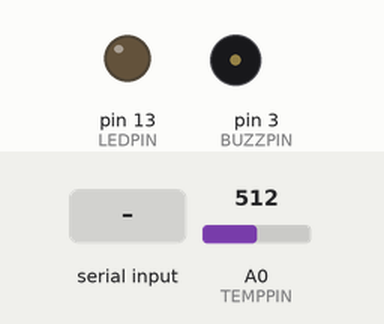
Simulated run of this sketch. Board: Arduino Uno, built with avr-gcc and run on an emulated ATmega328P. On the bench: output pins drawn as LEDs (lit = HIGH), buzzer (waves = sounding, pin HIGH). Inputs (shaded band) come from the test bench; at power-on: A0 (TEMPPIN) = 512. The board resets itself during the run and starts again; what the sketch prints to the serial monitor is not drawn.

Above: at 1.2 s.
1.3 s: byte 3 (3) received over Serial
At 2.4 s:
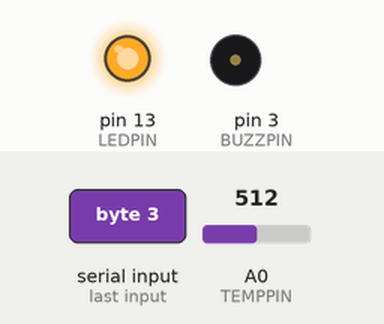
At 4.01 s:
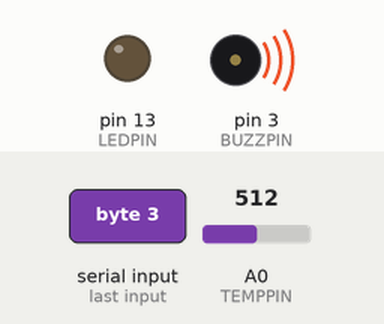
5.4 s: "1" received over Serial
Timing chart, 0 to 8.4 s (numbered marks = the images above; inputs shaded):
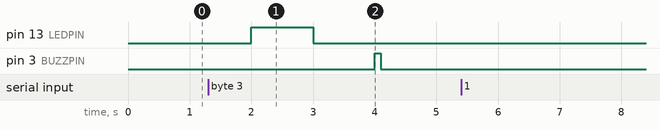

Measured:
- after the input at 1.3 s, pin 13 (LEDPIN): LOW → HIGH after 0.70 s, → LOW 1.0 s later; pin 3 (BUZZPIN): LOW → HIGH after 2.7 s, → LOW 0.10 s later
- after the input at 5.4 s, every drawn part: stays the same

The sketch:

sketch_temp_sensor.ino
```cpp
#include <Arduino.h>
#include <avr/wdt.h>
#include <math.h>

char deviceEvent[30]="";
const int TEMPPIN = 0;
const int LEDPIN = 13;
const int BUZZPIN = 3;
int B=3975; //B value of the thermistor

void setup() {
  pinMode(BUZZPIN,OUTPUT);
  pinMode(LEDPIN,OUTPUT);
  Serial.begin(9600);
}

void loop() {
  if (Serial.available()) {
    //int value = Serial.parseInt();
    int value = Serial.read();
    //Serial.println(value);
    if(value == 1) {
      buzz();
      //Serial.println("Buzz Once");
    } else if(value == 2) {
      blinkLED();
      //Serial.println("Buzz 2 times");
    } else if(value == 3) {
      //Serial.println("Blink LED Once");
      blinkLED();
      //Serial.println("Call SoftReboot");
      reboot();
    } else {
      Serial.println(value);
    }
 }

  strcpy(deviceEvent, "");
  char val[10];
  strcat(deviceEvent,"status temp:");
  dtostrf(getTemp(),1,2, val);
  strcat(deviceEvent,val);
  Serial.println(deviceEvent);
  delay(1000);
}

double getTemp(void) {
  double temperature;
  int a = analogRead(TEMPPIN);
  float resistance=(float)(1023-a)*10000/a; //get the resistance of the sensor;
  temperature=1/(log(resistance/10000)/B+1/298.15)-273.15;//convert to temperature via datasheet&nbsp;;
  return temperature;
}

void buzz(){
    digitalWrite(BUZZPIN, HIGH);
    delay(100);
    digitalWrite(BUZZPIN, LOW);
    delay(100);
}

void blinkLED(void){
  digitalWrite(LEDPIN, HIGH);
  delay(1000);
  digitalWrite(LEDPIN, LOW);
  delay(1000);
}

void reboot(void) {
  buzz();
  wdt_enable(WDTO_15MS); // turn on the WatchDog and wait.
  for(;;) {
    // do nothing and wait for the eventual...
  }
}
```
